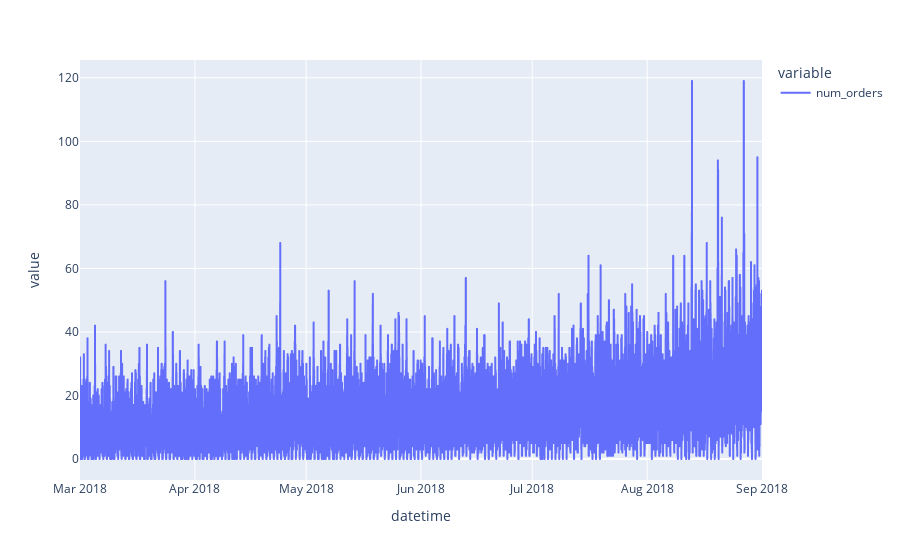

The cell this chart's notebook holds for it:
### Code cell
import plotly.express as px

px.line(df.set_index('datetime'))

### Figure 1 — Plotly figure (JSON) as saved in the notebook; plotly's stock layout.template omitted (floating-point values rounded to 4 significant figures; data arrays with more than 128 entries replaced by an {"elided": "..."} marker saying what was removed)
{"data": [{"hovertemplate": "variable=num_orders<br>datetime=%{x}<br>value=%{y}<extra></extra>", "legendgroup": "num_orders", "line": {"color": "#636efa", "dash": "solid"}, "marker": {"symbol": "circle"}, "mode": "lines", "name": "num_orders", "showlegend": true, "type": "scattergl", "x": {"elided": "26496 str values"}, "xaxis": "x", "y": {"elided": "26496 int values"}, "yaxis": "y"}], "layout": {"legend": {"title": {"text": "variable"}, "tracegroupgap": 0}, "margin": {"t": 60}, "xaxis": {"anchor": "y", "domain": [0, 1], "title": {"text": "datetime"}}, "yaxis": {"anchor": "x", "domain": [0, 1], "title": {"text": "value"}}}}
